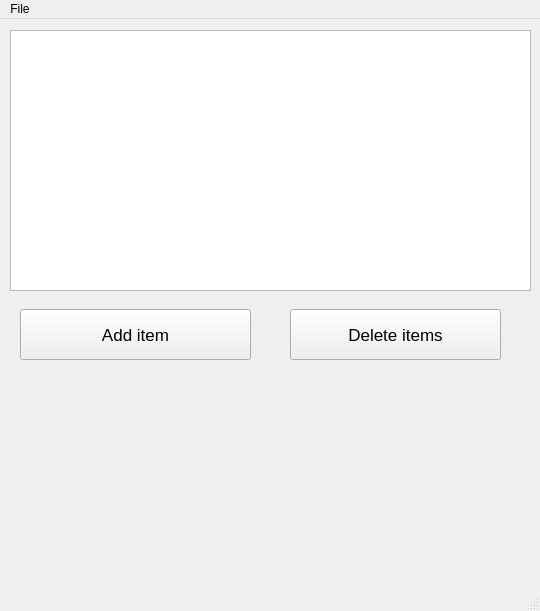
<?xml version="1.0" encoding="UTF-8"?>
<ui version="4.0">
 <class>MainWindow</class>
 <widget class="QMainWindow" name="MainWindow">
  <property name="geometry">
   <rect>
    <x>0</x>
    <y>0</y>
    <width>540</width>
    <height>611</height>
   </rect>
  </property>
  <property name="windowTitle">
   <string>MainWindow</string>
  </property>
  <widget class="QWidget" name="centralwidget">
   <widget class="QListView" name="listView">
    <property name="geometry">
     <rect>
      <x>10</x>
      <y>11</y>
      <width>521</width>
      <height>261</height>
     </rect>
    </property>
   </widget>
   <widget class="QPushButton" name="add_item">
    <property name="geometry">
     <rect>
      <x>20</x>
      <y>290</y>
      <width>231</width>
      <height>51</height>
     </rect>
    </property>
    <property name="font">
     <font>
      <pointsize>13</pointsize>
     </font>
    </property>
    <property name="text">
     <string>Add item</string>
    </property>
   </widget>
   <widget class="QPushButton" name="delete_item">
    <property name="geometry">
     <rect>
      <x>290</x>
      <y>290</y>
      <width>211</width>
      <height>51</height>
     </rect>
    </property>
    <property name="font">
     <font>
      <pointsize>13</pointsize>
      <weight>50</weight>
      <bold>false</bold>
     </font>
    </property>
    <property name="text">
     <string>Delete items</string>
    </property>
   </widget>
  </widget>
  <widget class="QMenuBar" name="menubar">
   <property name="geometry">
    <rect>
     <x>0</x>
     <y>0</y>
     <width>540</width>
     <height>26</height>
    </rect>
   </property>
   <widget class="QMenu" name="menuFile">
    <property name="title">
     <string>File</string>
    </property>
    <addaction name="actionload"/>
    <addaction name="actionSave"/>
   </widget>
   <addaction name="menuFile"/>
  </widget>
  <widget class="QStatusBar" name="statusbar"/>
  <action name="actionload">
   <property name="text">
    <string>Load</string>
   </property>
  </action>
  <action name="actionSave">
   <property name="text">
    <string>Save</string>
   </property>
  </action>
 </widget>
 <resources/>
 <connections/>
</ui>
